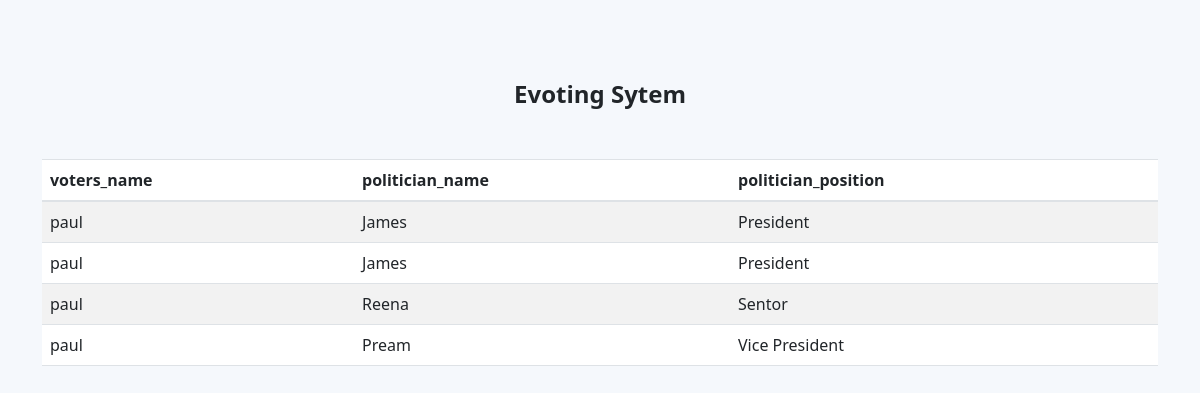
Screenshot of /results-page with the database file from the repository.
### core/models.py (models this page shows, shortened)
class Voting(models.Model):
    voters_name = models.CharField(max_length=200, null=True, blank=True)
    politician_name = models.CharField(max_length=200, null=True, blank=True)
    politician_position = models.CharField(max_length=200, null=True, blank=True)

### core/views.py (the view)
# urls.py: path('results-page', views.show_results, name='results-page'),
def show_results(request):
    voting_instances = Voting.objects.all()
    voting_list = []
    for instance in voting_instances:
        voting_dict = {
            'voters_name': instance.voters_name,
            'politician_name': instance.politician_name,
            'politician_position': instance.politician_position
        }
        voting_list.append(voting_dict)
    return render(request, 'results.html', {'appdata': voting_list})

### core/templates/results.html (shortened to what this page needs)
<!doctype html>
{% load static %}
<html lang="en">
<head>
    <link rel="stylesheet" href="{% static 'assets/css/bootstrap.min.css' %}">
    <link rel="stylesheet" href="https://cdn.jsdelivr.net/npm/bootstrap-icons@1.9.1/font/bootstrap-icons.css">
    <link rel="stylesheet" type="text/css" href="{% static 'assets/css/style.css' %}"/>
    <link rel="stylesheet" href="https://cdn.jsdelivr.net/npm/bootstrap@4.0.0/dist/css/bootstrap.min.css"
>
    <link rel="stylesheet" href="https://cdnjs.cloudflare.com/ajax/libs/twitter-bootstrap/5.3.0/css/bootstrap.min.css">
    <link rel="stylesheet" href="https://cdn.datatables.net/2.0.3/css/dataTables.bootstrap5.css">
</head>
<body>
<div class="container-xl big-padding">
    <div class="row section-title">
        <h2 class="fs-4">Evoting Sytem</h2>
    </div>
    <table id="example" class="table table-striped" style="width:100%">
        <thead>
        <tr>
            <th>voters_name</th>
            <th>politician_name</th>
            <th>politician_position</th>
        </tr>
        </thead>
        <tbody>
        {% for data in appdata %}
            <tr>
                <td>{{ data.voters_name }}</td>
                <td>{{ data.politician_name }}</td>
                <td>{{ data.politician_position }}</td>
            </tr>
        {% endfor %}
        </tbody>
    </table>
</div>
</body>
</html>

### core/static/assets/css/style.css (style rules this page uses)
* { margin: 0px; padding: 0px; list-style: none; }
html, body { height: 100%; font-family: "Poppins"; }
::placeholder { color: #747f8a !important; font-size: 13px; opacity: 0.5 !important; }
h1, h2, h3, h4, h5, h6 { color: #545454; }
body { background-color: #f5f8fc !important; -webkit-font-smoothing: antialiased; -moz-osx-font-smoothing: grayscale; text-rendering: optimizeLegibility; color: #6A6A6A; overflow-x: hidden; }
.section-title { padding: 30px; margin: 0px; margin-bottom: 20px; }
.section-title h2 { width: 100%; text-align: center; font-weight: 600; margin-bottom: 0px; }
.big-padding { padding: 50px; }

### rows the page displays
Voting: voters_name "paul", politician_name "James", politician_position "President"
Voting: voters_name "paul", politician_name "James", politician_position "President"
Voting: voters_name "paul", politician_name "Reena", politician_position "Sentor"
Voting: voters_name "paul", politician_name "Pream", politician_position "Vice President"
